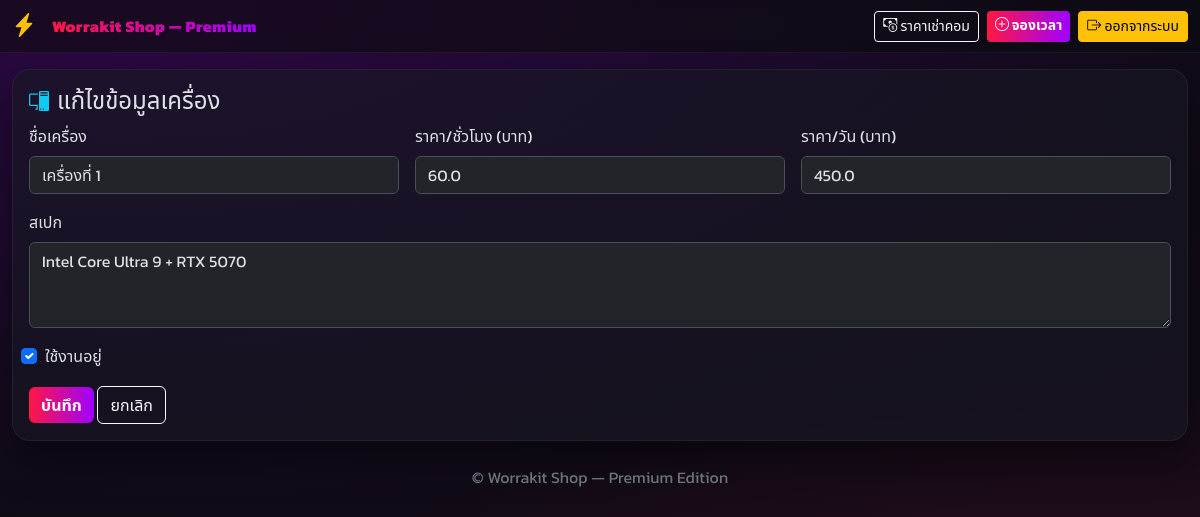
The app's page /computer/1/edit (signed in) with its own data.
### app.py (models this page shows)
class Computer(db.Model):
    id = db.Column(db.Integer, primary_key=True)
    name = db.Column(db.String(120), nullable=False)
    spec = db.Column(db.String(250), nullable=True)
    rate_hour = db.Column(db.Float, default=0.0)
    rate_day = db.Column(db.Float, default=0.0)
    is_active = db.Column(db.Boolean, default=True)
    rentals = db.relationship("Booking", backref="computer", lazy=True, cascade="all, delete-orphan")

### app.py (the view, shortened to what this page needs)
@app.route('/computer/<int:cid>/edit', methods=['GET','POST'])
@admin_required
def edit_computer(cid):
    comp = Computer.query.get_or_404(cid)
    return render_template('computer_form.html', comp=comp, mode='edit', brand=BRAND_NAME)

### app.py (called while the page is built)
def admin_required(f):
    @wraps(f)
    def decorated(*args, **kwargs):
        if not session.get('admin_logged_in'):
            return redirect(url_for('login', next=request.full_path))
        return f(*args, **kwargs)
    return decorated

### templates/computer_form.html
{% extends "base.html" %}
{% block content %}
<div class="cardx p-3">
  <div class="d-flex align-items-center gap-2 mb-2">
    <i class="bi bi-pc-display text-info fs-5"></i>
    <h4 class="m-0">{{ 'เพิ่มเครื่องใหม่' if mode=='new' else 'แก้ไขข้อมูลเครื่อง' }}</h4>
  </div>
  <form method="post" class="row g-3">
    <div class="col-md-4">
      <label class="form-label">ชื่อเครื่อง</label>
      <input name="name" class="form-control" value="{{ comp.name if comp else '' }}" required>
    </div>
    <div class="col-md-4">
      <label class="form-label">ราคา/ชั่วโมง (บาท)</label>
      <input name="rate_hour" type="number" min="0" step="1" class="form-control" value="{{ comp.rate_hour if comp else 0 }}">
    </div>
    <div class="col-md-4">
      <label class="form-label">ราคา/วัน (บาท)</label>
      <input name="rate_day" type="number" min="0" step="1" class="form-control" value="{{ comp.rate_day if comp else 0 }}">
    </div>
    <div class="col-12">
      <label class="form-label">สเปก</label>
      <textarea name="spec" class="form-control" rows="3">{{ comp.spec if comp else '' }}</textarea>
    </div>
    {% if mode=='edit' %}
    <div class="col-12 form-check">
      <input class="form-check-input" type="checkbox" name="is_active" id="active" {% if comp.is_active %}checked{% endif %}>
      <label class="form-check-label" for="active">ใช้งานอยู่</label>
    </div>
    {% endif %}
    <div class="col-12">
      <button class="btn btn-neon" type="submit">บันทึก</button>
      <a class="btn btn-outline-light" href="{{ url_for('price') }}">ยกเลิก</a>
    </div>
  </form>
</div>
{% endblock %}

### templates/base.html (style rules this page uses)
:root { --bg1:#0b0b12; --bg2:#150b1a; --neon1:#ff1744; --neon2:#a000ff; --card:#171722; }
* { font-family: 'Kanit', system-ui, -apple-system, Segoe UI, Roboto, 'Noto Sans Thai', sans-serif; }
body { background: radial-gradient(1200px 600px at 10% -10%, rgba(160,0,255,.25), transparent), radial-gradient(1000px 500px at 90% 110%, rgba(255,23,68,.18), transparent), linear-gradient(160deg, var(--bg1), var(--bg2)); min-height:100vh; }
.cardx { background: rgba(23,23,34,.65); border:1px solid rgba(255,255,255,.06); border-radius:18px; box-shadow: 0 18px 40px rgba(0,0,0,.45); }
.btn-neon { background: linear-gradient(90deg, var(--neon1), var(--neon2)); border:0; color:#fff; font-weight:700 }

### records on screen
Computer: name "เครื่องที่ 1", rate_hour "60.0", rate_day "450.0", spec "Intel Core Ultra 9 + RTX 5070", is_active "☑"

### other values on screen
{{ 'เพิ่มเครื่องใหม่' if mode=='new' else 'แก้ไขข้อมูลเครื่อง' }} "แก้ไขข้อมูลเครื่อง"
